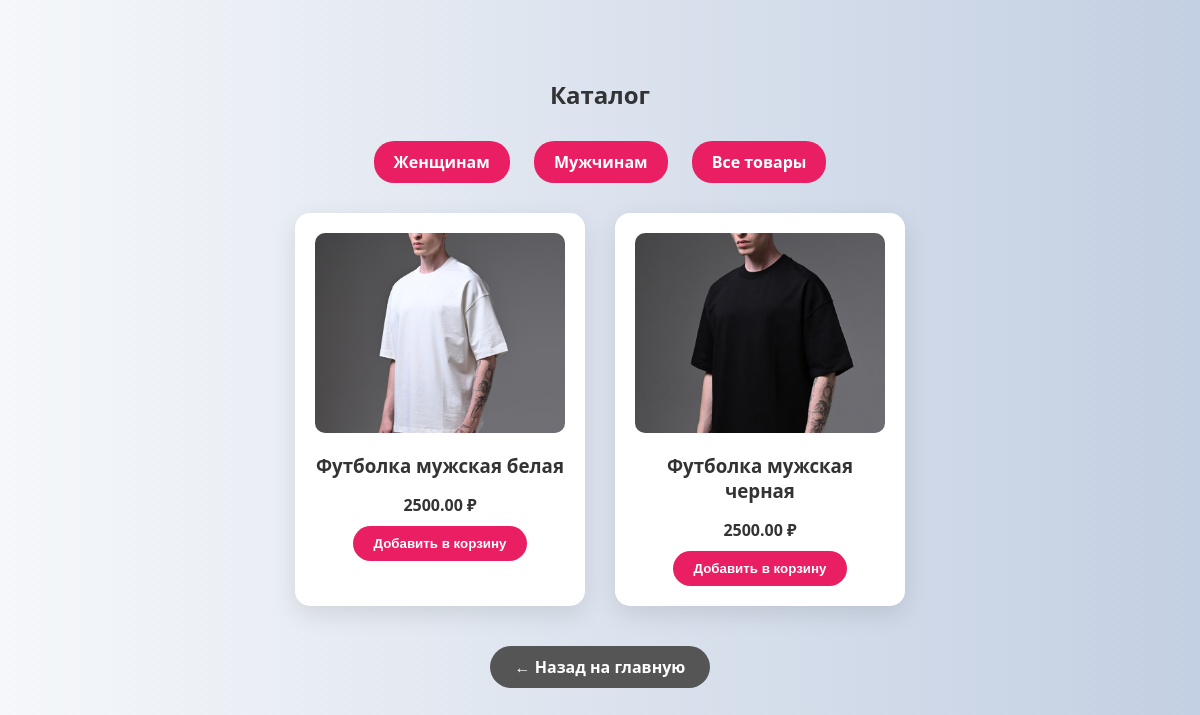
The page /catalog/?category=men on the database its author committed.
### catalog/models.py (models this page shows, shortened)
class Product(models.Model):
    CATEGORY_CHOICES = [
        ('men', 'Мужчинам'),
        ('women', 'Женщинам'),
    ]
    name = models.CharField(max_length=255)
    price = models.DecimalField(max_digits=8, decimal_places=2)
    description = models.TextField()
    image = models.ImageField(upload_to='products/', null=True, blank=True)
    category = models.CharField(max_length=10, choices=CATEGORY_CHOICES, null=True)

### notes/views.py (the view)
# urls.py: path('catalog/', views.catalog, name='catalog'),
def catalog(request):
    category = request.GET.get('category')
    if category == 'women':
        products = Product.objects.filter(category='women')
    elif category == 'men':
        products = Product.objects.filter(category='men')
    else:
        products = Product.objects.all()
    return render(request, 'notes/catalog.html', {'products': products})

### notes/templates/notes/catalog.html (shortened to what this page needs)
{% load static %}
<!DOCTYPE html>
<html lang="ru">
<head>
</head>
<body>
  <h2>Каталог</h2>
  <div class="filters">
    <a href="{% url 'catalog' %}?category=women">Женщинам</a>
    <a href="{% url 'catalog' %}?category=men">Мужчинам</a>
    <a href="{% url 'catalog' %}">Все товары</a>
  </div>
  <div class="catalog">
    {% for product in products %}
      <div class="card">
        <img src="{{ product.image.url }}" alt="{{ product.name }}">
        <h3>{{ product.name }}</h3>
        <p>{{ product.price }} ₽</p>
        <form method="post" action="{% url 'add_to_cart' product.id %}">
          <button type="submit">Добавить в корзину</button>
        </form>
      </div>
    {% empty %}
      <p>Товары не найдены.</p>
    {% endfor %}
  </div>
  <a href="{% url 'index' %}" class="back-btn">← Назад на главную</a>
</body>
</html>

### notes/templates/notes/catalog.html (style rules this page uses)
body { font-family: 'Segoe UI', sans-serif; background: linear-gradient(to right, #f5f7fa, #c3cfe2); color: #333; text-align: center; padding: 50px; }
h2 { margin-bottom: 30px; }
.filters { margin-bottom: 30px; }
.filters a { display: inline-block; margin: 0 10px; padding: 10px 20px; background-color: #e91e63; color: white; text-decoration: none; border-radius: 20px; font-weight: bold; transition: background-color 0.3s ease; }
.catalog { display: flex; flex-wrap: wrap; justify-content: center; gap: 30px; }
.card { background: white; border-radius: 15px; box-shadow: 0 8px 24px rgba(0,0,0,0.1); padding: 20px; width: 250px; }
.card img { width: 100%; height: 200px; object-fit: cover; border-radius: 10px; }
.card h3 { margin: 15px 0 10px; }
.card p { font-weight: bold; margin-bottom: 10px; }
.card form button { background-color: #e91e63; color: white; border: none; padding: 10px 20px; border-radius: 20px; font-weight: bold; cursor: pointer; }
.back-btn { display: inline-block; margin-top: 40px; background-color: #555; color: #fff; padding: 10px 25px; text-decoration: none; border-radius: 25px; font-weight: bold; transition: background 0.3s; }

### rows shown on the page
Product: image (picture), name "Футболка мужская белая", price "2500.00"
Product: image (picture), name "Футболка мужская черная", price "2500.00"
